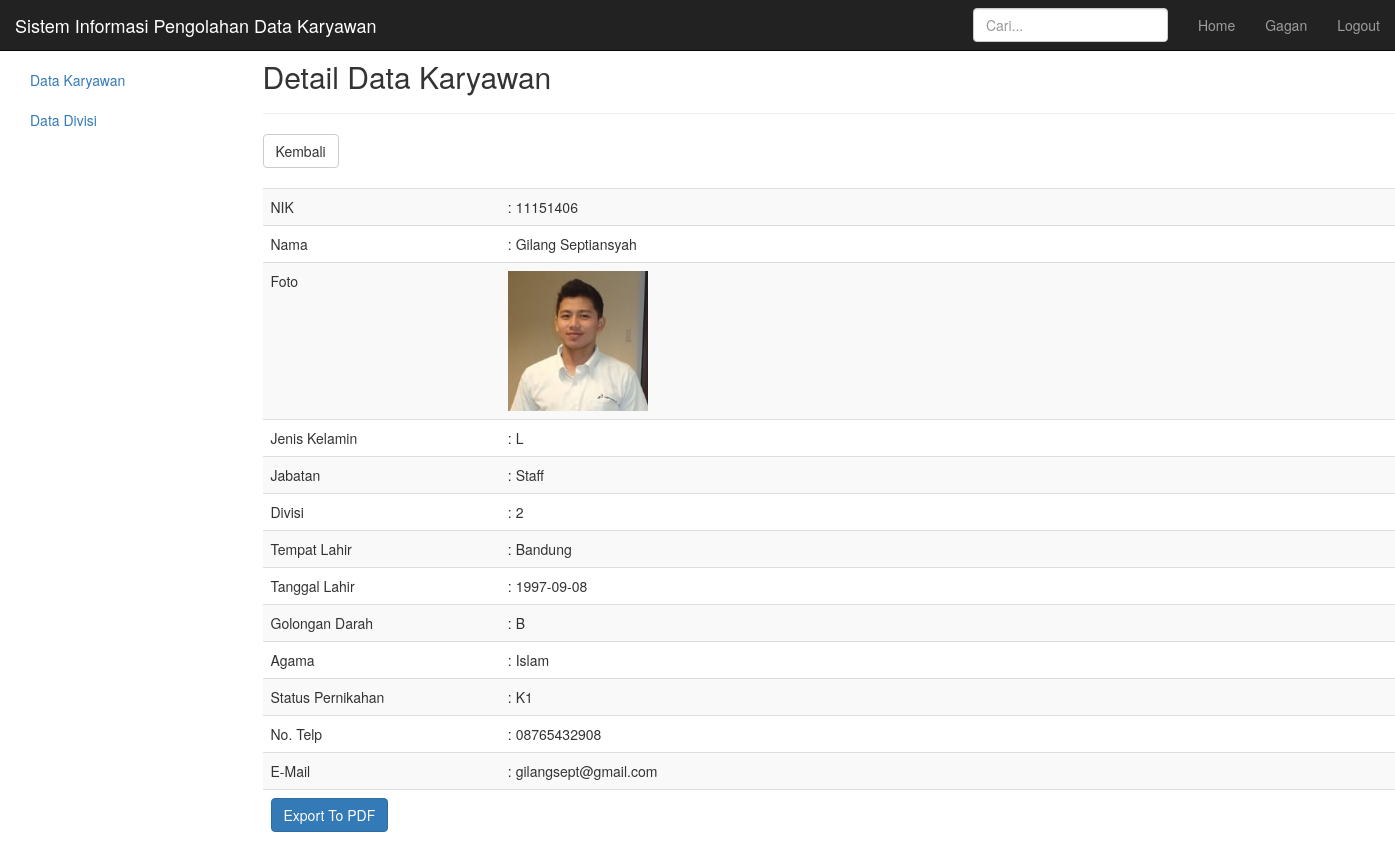
Screenshot of /index.php?page=detail&nik=11151406 (signed in) with the database file from the repository.
### tables this page shows
CREATE TABLE `data_karyawan` (
  `nik` varchar(9) NOT NULL DEFAULT '',
  `nama` varchar(30) NOT NULL,
  `namafoto` varchar(50) NOT NULL,
  `jk` varchar(1) NOT NULL,
  `jab` varchar(10) NOT NULL,
  `id_divisi` int(11) NOT NULL,
  `tmp_lhr` varchar(15) NOT NULL,
  `tgl_lhr` date DEFAULT NULL,
  `gol_darah` varchar(2) NOT NULL,
  `agama` varchar(10) NOT NULL,
  `status` varchar(2) NOT NULL,
  `telp` varchar(12) NOT NULL,
  `email` varchar(30) NOT NULL
);

### detail.php (the view, shortened to what this page needs)
<div class="container">
<?php
if (isset($_GET['nik'])) {
	$nik = $_GET['nik'];
} else {
	die ("Error. Tidak ada Nik yang dipilih Silakan cek kembali! ");
}
$Open = include "koneksi.php";
$tampil_karyawan = "SELECT * FROM data_karyawan WHERE nik='$nik'";
$sql = mysqli_query ($koneksi, $tampil_karyawan);
$hasil_p = mysqli_fetch_array ($sql);
	$nik = $hasil_p['nik'];
	$nama = $hasil_p['nama'];
	$foto = $hasil_p['namafoto'];
	$jk = $hasil_p['jk'];
	$jab = $hasil_p['jab'];
	$div = $hasil_p['id_divisi'];
	$tmp_lhr = $hasil_p['tmp_lhr'];
	$tgl_lhr = $hasil_p['tgl_lhr'];
	$gol_darah = $hasil_p['gol_darah'];
	$agama = $hasil_p['agama'];
	$status = $hasil_p['status'];
	$telp = $hasil_p['telp'];
	$email = $hasil_p['email'];
?>
<br />
<br />
<h2 class="sub-header">Detail Data Karyawan</h2>
<hr />
<a class="btn btn-default" href="index.php?page=data_karyawan" role="button">Kembali</a>
<form action="#" method="POST" name="detail" enctype="multipart/form-data">
<br />
<table cellpadding="0" cellspacing="0" class="table table-striped">
		<tr>
			<td width="142" height="36">NIK</td>
			<td width="540">:&nbsp;<?=$nik?></td>
		</tr>
		<tr>
			<td height="36">Nama</td>
			<td>:&nbsp;<?=$nama?></td>
		</tr>
		<tr>
			<td height="36">Foto</td>
			<td>&nbsp;&nbsp;<?php if (empty($foto))
					echo "<strong><img class='img img-square' src='images/nopic.gif' width='140' height='140'> <br> No Image </strong>";
					else
					echo"<img class='img img-square' class='shadow' align=left src='images/$foto' width='140' heigth='140' title='$nama'>"
				?></td>
		</tr>
		<tr>
			<td height="36">Jenis Kelamin</td>
			<td>:&nbsp;<?=$jk?></td>
		</tr>
		<tr>
			<td height="36">Jabatan</td>
			<td>:&nbsp;<?=$jab?></td>
		</tr>
		<tr>
			<td height="36">Divisi</td>
			<td>:&nbsp;<?=$div?></td>
		</tr>
		<tr>
			<td height="36">Tempat Lahir</td>
			<td>:&nbsp;<?=$tmp_lhr?></td>
		</tr>
		<tr>
			<td height="36">Tanggal Lahir</td>
			<td>:&nbsp;<?php
				print ("$tgl_lhr\n");
			?></td>
		</tr>
		<tr>
			<td height="36">Golongan Darah</td>
			<td>:&nbsp;<?=$gol_darah?></td>
		</tr>
		<tr>
			<td height="36">Agama</td>
			<td>:&nbsp;<?=$agama?></td>
		</tr>
		<tr>
			<td height="36">Status Pernikahan</td>
			<td>:&nbsp;<?=$status?></td>
		</tr>
		<tr>
			<td height="36">No. Telp</td>
			<td>:&nbsp;<?=$telp?></td>
		</tr>
		<tr>
			<td height="36">E-Mail</td>
			<td>:&nbsp;<?=$email?></td>
		</tr>
		<tr>
			<td><input type="button" class="btn btn-primary" value="Export To PDF" title="Save as PDF Format" onclick=window.open('report_detail.php?nik=<?=$nik?>','_blank');></td>
			<td width="540">&nbsp;</td>
		</tr>
</table>
</form>
</div>

### index.php (shortened to what this page needs)
<?php
	include "koneksi.php";
  $tampil = mysqli_query($koneksi, "SELECT * FROM admin where username = '$_SESSION[username]'");
  while ($hasil = mysqli_fetch_array ($tampil)){
    $namadepan = $hasil['nama_depan'];
  }
?>
<!DOCTYPE html>
<html>
<head>
	<link href="css/bootstrap.min.css" rel="stylesheet">
	<link rel="stylesheet" type="text/javascript" href="js/bootstrap.min.js">
</head>
<body>
	<nav class="navbar navbar-inverse navbar-fixed-top">
		<div class="container-fluid">
			<div class="navbar-header">
				 <a class="navbar-brand" href="index.php?page=home">Sistem Informasi Pengolahan Data Karyawan</a>
			</div>
			<div id="navbar" class="navbar-collapse collapse">
				<ul class="nav navbar-nav navbar-right">
            		<li><a href="index.php?page=home">Home</a></li></li>
            		<li><a href="index.php?page=profiladmin"><?php echo $namadepan;?></a></li>
            		<li><a href="logout.php?berhasil-logout">Logout</a></li>
          		</ul>
          		<form class="navbar-form navbar-right">
           			<input type="text" class="form-control" placeholder="Cari...">
          		</form>
			</div>
		</div>
	</nav>
	<div class="container-fluid">
      <div class="row">
        <div class="col-sm-3 col-md-2 sidebar">
          <ul class="nav nav-sidebar">
            <li class="active"><a href="#"></a></li>
            <li><a href="#">Reports</a></li>
            <li class="active"><a href="index.php?page=data_karyawan">Data Karyawan <span class="sr-only">(current)</span></a></li>
            <li><a href="index.php?page=data_divisi">Data Divisi</a></li>
          </ul>
        </div>
        <div class="col-sm-9 col-sm-offset-3 col-md-10 col-md-offset-0 main">
        	<?php
			$page = (isset($_GET['page']))? $_GET['page'] : "main";
			switch ($page) {
				case 'detail' : include "detail.php"; break;
			}
			?>
      </div>
    </div>
</body>
</html>

### rows the page displays
data_karyawan: nik "11151406", nama "Gilang Septiansyah", namafoto (picture), jk "L", jab "Staff", id_divisi "2", tmp_lhr "Bandung", tgl_lhr "1997-09-08", gol_darah "B", agama "Islam", status "K1", telp "08765432908", email "gilangsept@gmail.com"

### other values shown
$namadepan "Gagan"
